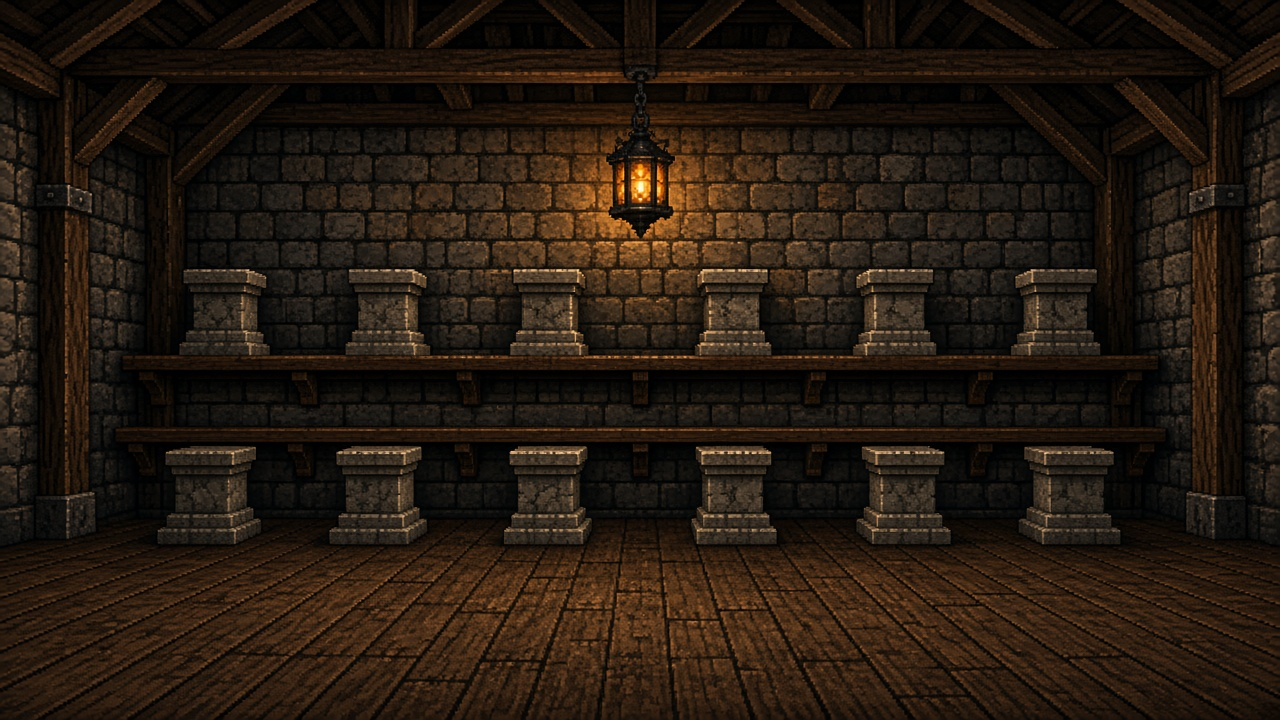
#> input picture mnemonics/web/assets/trophy-hall.png, 1280 x 720 px, found by its file name
$ python render_trophy_phone.py --scripts-root ../web/assets
#> lines starting #> are read from the running program, lines starting #| are printed output that depends on the picture
# -*- coding: utf-8 -*-
"""Portrait trophy hall for the phone. Overwrites one PNG on every run."""
from __future__ import annotations

import argparse
import json
from pathlib import Path

from PIL import Image

PHONE_W = 1080
PHONE_H = 1920
BANDS = 3
TROPHY_LIMIT = 12
# Same pedestal centers and cap lines as the web hall.
XS = (0.174, 0.295, 0.427, 0.573, 0.706, 0.820)
UPPER_BOTTOM = 0.625
LOWER_BOTTOM = 0.375
SPOT_FRAC = 0.08
IMAGE_PREFIX = "/assets/trophies/"


def _session_items(path: Path) -> list[dict]:
    if not path.is_file():
        return []
    try:
        payload = json.loads(path.read_text(encoding="utf-8"))
    except (OSError, json.JSONDecodeError):
        return []
    items = payload.get("items") if isinstance(payload, dict) else None
    if not isinstance(items, list):
        return []
    return [row for row in items if isinstance(row, dict)]


def _trophy_file(web: Path, item: dict) -> Path | None:
    if item.get("equipped") is False:
        return None
    image = str(item.get("image") or "").strip()
    if not image.startswith(IMAGE_PREFIX) or not image.lower().endswith(".png"):
        return None
    name = Path(image).name
    if name != image[len(IMAGE_PREFIX) :]:
        return None
    path = web / "assets" / "trophies" / name
    if not path.is_file():
        return None
    return path


def _fit_bottom(image: Image.Image, box: int) -> Image.Image:
    image = image.convert("RGBA")
    scale = min(box / image.width, box / image.height)
    size = (max(1, round(image.width * scale)), max(1, round(image.height * scale)))
    return image.resize(size, Image.Resampling.LANCZOS)


def _paste_trophy(
    canvas: Image.Image, trophy: Image.Image, band_top: int, band_h: int, index: int
) -> None:
    col = index % 6
    bottom_frac = UPPER_BOTTOM if index < 6 else LOWER_BOTTOM
    spot = max(1, round(PHONE_W * SPOT_FRAC))
    center_x = round(XS[col] * PHONE_W)
    bottom_y = band_top + band_h - round(bottom_frac * band_h)
    art = _fit_bottom(trophy, spot)
    left = center_x - art.width // 2
    top = bottom_y - art.height
    canvas.alpha_composite(art, (left, top))


def render(scripts_root: Path) -> Path:
    root = Path(scripts_root)
    web = root / "mnemonics" / "web"
    hall_path = web / "assets" / "trophy-hall.png"
    if not hall_path.is_file():
        raise FileNotFoundError(f"trophy hall image missing: {hall_path}")
    session_path = root / "mnemonics" / "data" / "collectibles_session.json"
    out = web / "assets" / "phone" / "trophy-hall.png"

    hall = Image.open(hall_path).convert("RGBA")
    band_h = PHONE_H // BANDS
    band = hall.resize((PHONE_W, band_h), Image.Resampling.LANCZOS)
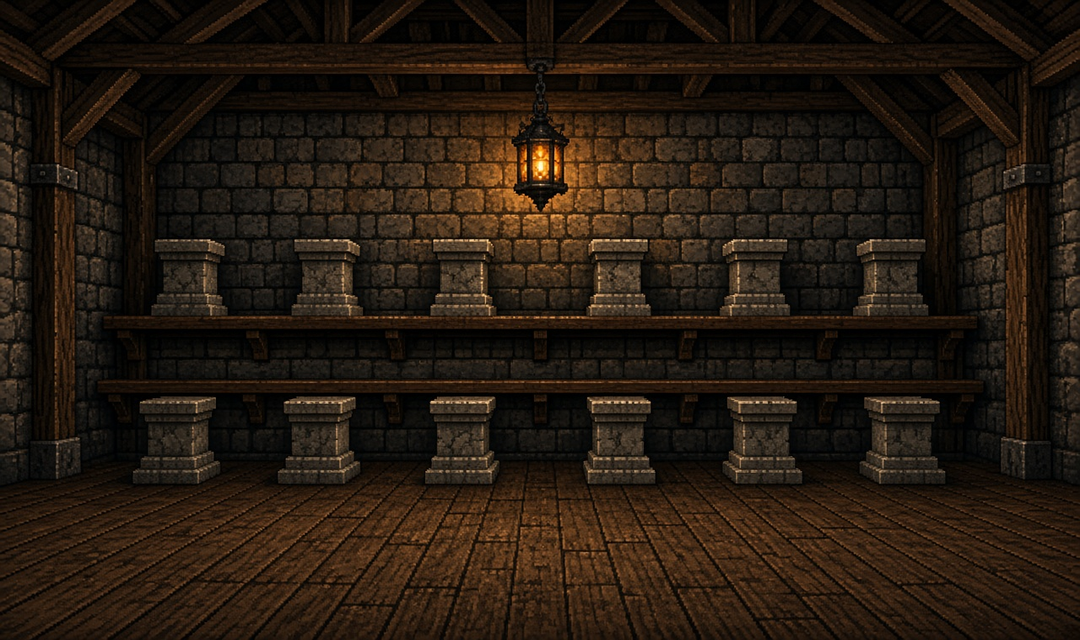
#> band: PIL image 1080x640 RGBA; mean R, G, B, A 37.4, 26.3, 16.1, 255
    canvas = Image.new("RGBA", (PHONE_W, PHONE_H))
#> canvas: PIL image 1080x1920 RGBA; every value is 0
    for band_index in range(BANDS):
        canvas.paste(band, (0, band_index * band_h))
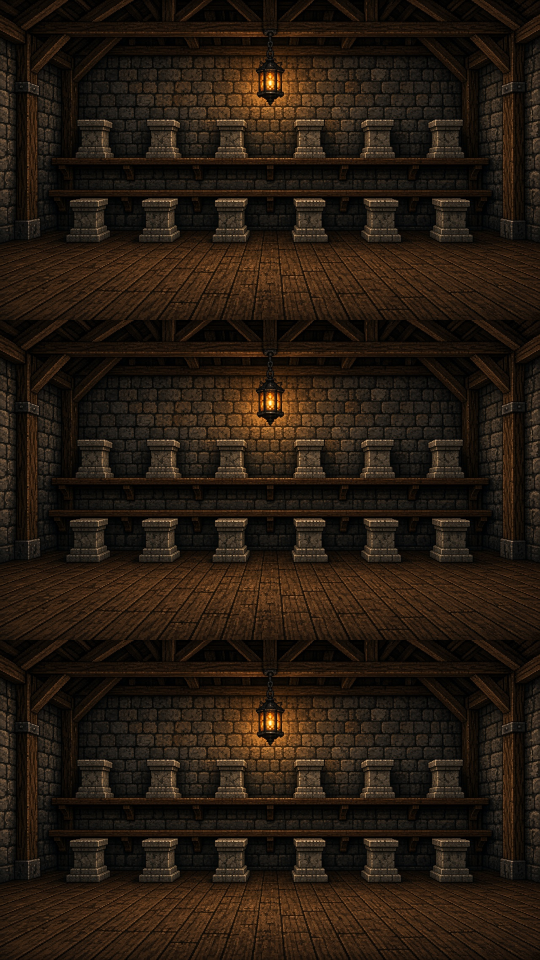
#> canvas: PIL image 1080x1920 RGBA (shown at 1/2 size); mean R, G, B, A 37.4, 26.3, 16.1, 255

    pictures: list[Path] = []
    for item in _session_items(session_path):
        path = _trophy_file(web, item)
        if path is None:
            continue
        pictures.append(path)
        if len(pictures) >= TROPHY_LIMIT:
            break
    for index, path in enumerate(pictures):
        with Image.open(path) as trophy:
            _paste_trophy(canvas, trophy, 0, band_h, index)

    out.parent.mkdir(parents=True, exist_ok=True)
    canvas.convert("RGB").save(out, "PNG")
    return out


def main() -> None:
    parser = argparse.ArgumentParser(description="Render the portrait trophy hall")
    parser.add_argument("--scripts-root", type=Path, required=True)
    args = parser.parse_args()
    render(args.scripts_root)


if __name__ == "__main__":
    main()
